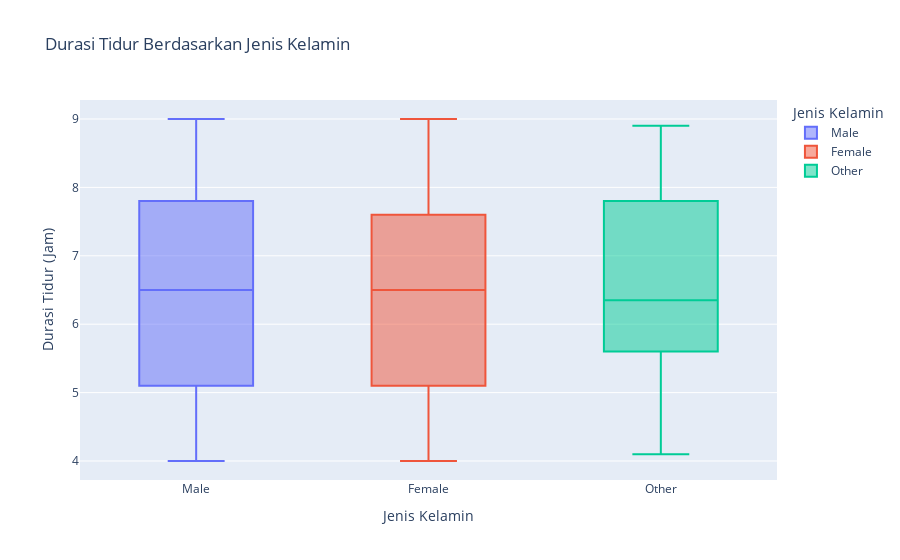
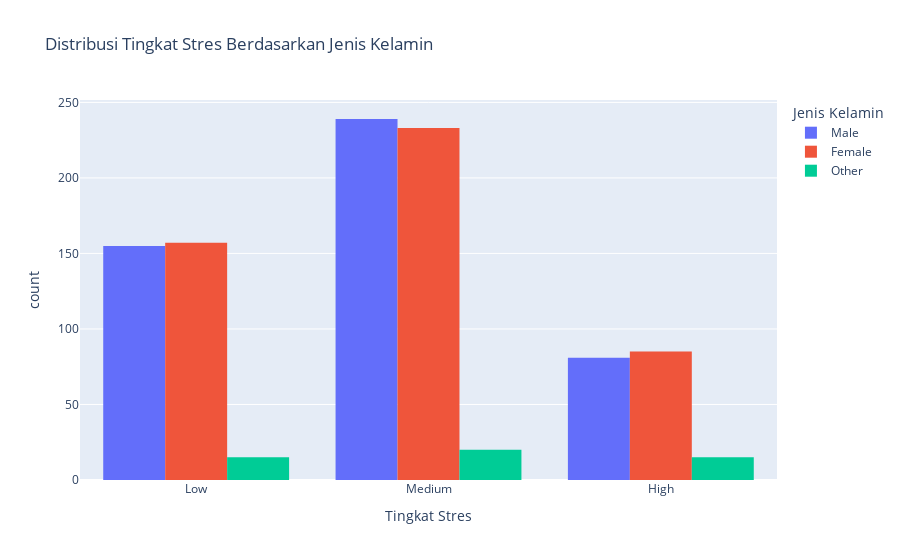

Notebook code for these charts, in order:
### Markdown cell above
#### Hubungan antara durasi tidur berdasarkan jenis kelamin dan tingkat stress berdasarkan durasi tidur

#### 📊 Box Plot & Bar-group Plot

---

##### **Temuan Utama:**

Berdasarkan visualisasi **box plot**, terlihat bahwa **tingkat stres berpengaruh terhadap durasi jam tidur siswa**. Rata-rata jam tidur pada masing-masing gender dapat dijelaskan sebagai berikut:

- **Laki-laki:**
  - Q1 : 5,1 jam
  - Q2 : 6,5 jam
  - Q3 : 7,8 jam

- **Perempuan:**
  - Q1: 5,1 jam
  - Q2: 6,5 jam
  - Q3: 7,6 jam

- **Tingkat stres pada laki-laki** 
  - tingkat stress rendah: 32,6%
  - tingkat stress menengah: 50,3%
  - tingkat stress rendah: 17,1%
- **Tingkat stres pada perempuan** 
  - tingkat stress rendah: 33,1%
  - tingkat stress menengah: 49,1%
  - tingkat stress rendah: 17,8%
---

##### **Implikasi:**

- Data menunjukkan bahwa **gender dan durasi tidur mempengaruhi tingkat stres siswa**.
- **Siswa dengan tingkat stres paling rendah** adalah laki-laki dengan durasi tidur pada kuartil tinggi **10% lebih lama** dibandingkan dengan siswa perempuan.
- Menariknya, **siswa dengan tingkat stres menengah juga laki-laki dimana terdapat selisih 1,2% lebih banyak siswa laki-laki** dibandingkan dengan perempuan.
- Namun, **siswa dengan tingkat stres tinggi ter banyak adalah perempuan dimana terdapat selisih 0,7% lebih banyak siswa perempuan** yang mengalami stress tinggi dibandingkan laki-laki.
- Hal ini bisa mengindikasikan bahwa pada tingkat stres pada seorang siswa tidak terlalu di pengaruhi oleh jam tidur namun lebih di pengaruhi oleh gender (jenis kelamin).

---

> 💡 **Kesimpulan**: **(Terdapat hubungan yang signifikan antara tingkat stres dan durasi tidur. Upaya peningkatan manajemen stres dapat berdampak positif terhadap kualitas tidur siswa.)* ini adalah statment yang di sampaikan pada analisis di atas mengindikasikan bahwa tingkat stress lah yang mempengaruhi jam tidur dan bukan sebaliknya.

### Code cell
# Menggunakan Plotly Express (Box Plot untuk distribusi)
fig_gender_sleep = px.box(
    df,
    x='Gender',
    y='Sleep Duration (hrs)',
    title='Durasi Tidur Berdasarkan Jenis Kelamin',
    labels={'Gender': 'Jenis Kelamin', 'Sleep Duration (hrs)': 'Durasi Tidur (Jam)'},
    color='Gender'
)
fig_gender_sleep.show()

# Menggunakan Plotly Express
fig_gender_stress = px.histogram(
    df,
    x='Stress Level',
    color='Gender',
    title='Distribusi Tingkat Stres Berdasarkan Jenis Kelamin',
    labels={'Stress Level': 'Tingkat Stres', 'Gender': 'Jenis Kelamin'},
    barmode='group', # Bar bersebelahan
    category_orders={'Stress Level': stress_order}
)
fig_gender_stress.show()

### Figure 1 — Plotly figure (JSON) as saved in the notebook; plotly's stock layout.template omitted (floating-point values rounded to 4 significant figures; data arrays with more than 128 entries replaced by an {"elided": "..."} marker saying what was removed)
{"data": [{"alignmentgroup": "True", "hovertemplate": "Jenis Kelamin=%{x}<br>Durasi Tidur (Jam)=%{y}<extra></extra>", "legendgroup": "Male", "marker": {"color": "#636efa"}, "name": "Male", "notched": false, "offsetgroup": "Male", "orientation": "v", "showlegend": true, "type": "box", "x": {"elided": "475 str values"}, "x0": " ", "xaxis": "x", "y": {"elided": "475 float values"}, "y0": " ", "yaxis": "y"}, {"alignmentgroup": "True", "hovertemplate": "Jenis Kelamin=%{x}<br>Durasi Tidur (Jam)=%{y}<extra></extra>", "legendgroup": "Female", "marker": {"color": "#EF553B"}, "name": "Female", "notched": false, "offsetgroup": "Female", "orientation": "v", "showlegend": true, "type": "box", "x": {"elided": "475 str values"}, "x0": " ", "xaxis": "x", "y": {"elided": "475 float values"}, "y0": " ", "yaxis": "y"}, {"alignmentgroup": "True", "hovertemplate": "Jenis Kelamin=%{x}<br>Durasi Tidur (Jam)=%{y}<extra></extra>", "legendgroup": "Other", "marker": {"color": "#00cc96"}, "name": "Other", "notched": false, "offsetgroup": "Other", "orientation": "v", "showlegend": true, "type": "box", "x": ["Other", "Other", "Other", "Other", "Other", "Other", "Other", "Other", "Other", "Other", "Other", "Other", "Other", "Other", "Other", "Other", "Other", "Other", "Other", "Other", "Other", "Other", "Other", "Other", "Other", "Other", "Other", "Other", "Other", "Other", "Other", "Other", "Other", "Other", "Other", "Other", "Other", "Other", "Other", "Other", "Other", "Other", "Other", "Other", "Other", "Other", "Other", "Other", "Other", "Other"], "x0": " ", "xaxis": "x", "y": [6.2, 8.0, 6.4, 5.1, 7.8, 7.4, 5.9, 6.1, 5.0, 5.7, 7.8, 5.2, 6.3, 5.6, 6.5, 6.0, 6.0, 8.8, 8.9, 4.3, 6.4, 8.4, 5.8, 8.0, 4.1, 6.9, 8.2, 6.2, 4.2, 5.4, 5.6, 6.3, 8.8, 7.9, 5.1, 5.1, 7.1, 8.8, 6.6, 7.4, 7.2, 6.5, 6.6, 6.3, 8.8, 6.0, 4.7, 7.7, 8.1, 5.1], "y0": " ", "yaxis": "y"}], "layout": {"boxmode": "overlay", "legend": {"title": {"text": "Jenis Kelamin"}, "tracegroupgap": 0}, "title": {"text": "Durasi Tidur Berdasarkan Jenis Kelamin"}, "xaxis": {"anchor": "y", "categoryarray": ["Male", "Female", "Other"], "categoryorder": "array", "domain": [0, 1], "title": {"text": "Jenis Kelamin"}}, "yaxis": {"anchor": "x", "domain": [0, 1], "title": {"text": "Durasi Tidur (Jam)"}}}}

### Figure 2 — Plotly figure (JSON) as saved in the notebook; plotly's stock layout.template omitted (floating-point values rounded to 4 significant figures; data arrays with more than 128 entries replaced by an {"elided": "..."} marker saying what was removed)
{"data": [{"alignmentgroup": "True", "bingroup": "x", "hovertemplate": "Jenis Kelamin=Male<br>Tingkat Stres=%{x}<br>count=%{y}<extra></extra>", "legendgroup": "Male", "marker": {"color": "#636efa", "pattern": {"shape": ""}}, "name": "Male", "offsetgroup": "Male", "orientation": "v", "showlegend": true, "type": "histogram", "x": {"elided": "475 str values"}, "xaxis": "x", "yaxis": "y"}, {"alignmentgroup": "True", "bingroup": "x", "hovertemplate": "Jenis Kelamin=Female<br>Tingkat Stres=%{x}<br>count=%{y}<extra></extra>", "legendgroup": "Female", "marker": {"color": "#EF553B", "pattern": {"shape": ""}}, "name": "Female", "offsetgroup": "Female", "orientation": "v", "showlegend": true, "type": "histogram", "x": {"elided": "475 str values"}, "xaxis": "x", "yaxis": "y"}, {"alignmentgroup": "True", "bingroup": "x", "hovertemplate": "Jenis Kelamin=Other<br>Tingkat Stres=%{x}<br>count=%{y}<extra></extra>", "legendgroup": "Other", "marker": {"color": "#00cc96", "pattern": {"shape": ""}}, "name": "Other", "offsetgroup": "Other", "orientation": "v", "showlegend": true, "type": "histogram", "x": ["Medium", "High", "High", "Low", "Low", "Low", "Medium", "High", "Low", "Medium", "Medium", "Medium", "Medium", "Medium", "Medium", "High", "Low", "Medium", "High", "Medium", "Medium", "High", "Low", "Low", "Low", "Medium", "Low", "High", "High", "High", "High", "Medium", "Low", "High", "Low", "Low", "Medium", "Medium", "High", "High", "Medium", "Medium", "Low", "Medium", "Medium", "Medium", "High", "High", "Low", "Low"], "xaxis": "x", "yaxis": "y"}], "layout": {"barmode": "group", "legend": {"title": {"text": "Jenis Kelamin"}, "tracegroupgap": 0}, "title": {"text": "Distribusi Tingkat Stres Berdasarkan Jenis Kelamin"}, "xaxis": {"anchor": "y", "categoryarray": ["Low", "Medium", "High"], "categoryorder": "array", "domain": [0, 1], "title": {"text": "Tingkat Stres"}}, "yaxis": {"anchor": "x", "domain": [0, 1], "title": {"text": "count"}}}}
